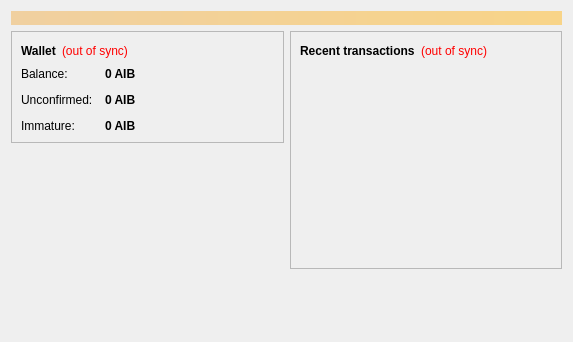
<?xml version="1.0" encoding="UTF-8"?>
<ui version="4.0">
 <class>OverviewPage</class>
 <widget class="QWidget" name="OverviewPage">
  <property name="geometry">
   <rect>
    <x>0</x>
    <y>0</y>
    <width>573</width>
    <height>342</height>
   </rect>
  </property>
  <property name="windowTitle">
   <string>Form</string>
  </property>
  <layout class="QVBoxLayout" name="topLayout">
   <item>
    <widget class="QLabel" name="labelAlerts">
     <property name="visible">
      <bool>false</bool>
     </property>
     <property name="styleSheet">
      <string notr="true">background-color: qlineargradient(x1: 0, y1: 0, x2: 1, y2: 0, stop:0 #F0D0A0, stop:1 #F8D488); color:#000000;</string>
     </property>
     <property name="wordWrap">
      <bool>true</bool>
     </property>
     <property name="margin">
      <number>3</number>
     </property>
    </widget>
   </item>
   <item>
    <layout class="QHBoxLayout" name="horizontalLayout" stretch="1,1">
     <item>
      <layout class="QVBoxLayout" name="verticalLayout_2">
       <item>
        <widget class="QFrame" name="frame">
         <property name="frameShape">
          <enum>QFrame::StyledPanel</enum>
         </property>
         <property name="frameShadow">
          <enum>QFrame::Raised</enum>
         </property>
         <layout class="QVBoxLayout" name="verticalLayout_4">
          <item>
           <layout class="QHBoxLayout" name="horizontalLayout_4">
            <item>
             <widget class="QLabel" name="label_5">
              <property name="font">
               <font>
                <weight>75</weight>
                <bold>true</bold>
               </font>
              </property>
              <property name="text">
               <string>Wallet</string>
              </property>
             </widget>
            </item>
            <item>
             <widget class="QLabel" name="labelWalletStatus">
              <property name="toolTip">
               <string>The displayed information may be out of date. Your wallet automatically synchronizes with the CADIsoCash network after a connection is established, but this process has not completed yet.</string>
              </property>
              <property name="styleSheet">
               <string notr="true">QLabel { color: red; }</string>
              </property>
              <property name="text">
               <string notr="true">(out of sync)</string>
              </property>
              <property name="alignment">
               <set>Qt::AlignLeading|Qt::AlignLeft|Qt::AlignVCenter</set>
              </property>
             </widget>
            </item>
            <item>
             <spacer name="horizontalSpacer_2">
              <property name="orientation">
               <enum>Qt::Horizontal</enum>
              </property>
              <property name="sizeHint" stdset="0">
               <size>
                <width>40</width>
                <height>20</height>
               </size>
              </property>
             </spacer>
            </item>
           </layout>
          </item>
          <item>
           <layout class="QFormLayout" name="formLayout_2">
            <property name="fieldGrowthPolicy">
             <enum>QFormLayout::AllNonFixedFieldsGrow</enum>
            </property>
            <property name="horizontalSpacing">
             <number>12</number>
            </property>
            <property name="verticalSpacing">
             <number>12</number>
            </property>
            <item row="0" column="0">
             <widget class="QLabel" name="label">
              <property name="text">
               <string>Balance:</string>
              </property>
             </widget>
            </item>
            <item row="0" column="1">
             <widget class="QLabel" name="labelBalance">
              <property name="font">
               <font>
                <weight>75</weight>
                <bold>true</bold>
               </font>
              </property>
              <property name="cursor">
               <cursorShape>IBeamCursor</cursorShape>
              </property>
              <property name="toolTip">
               <string>Your current balance</string>
              </property>
              <property name="text">
               <string notr="true">0 AIB</string>
              </property>
              <property name="textInteractionFlags">
               <set>Qt::LinksAccessibleByMouse|Qt::TextSelectableByKeyboard|Qt::TextSelectableByMouse</set>
              </property>
             </widget>
            </item>
            <item row="1" column="0">
             <widget class="QLabel" name="label_3">
              <property name="text">
               <string>Unconfirmed:</string>
              </property>
             </widget>
            </item>
            <item row="1" column="1">
             <widget class="QLabel" name="labelUnconfirmed">
              <property name="font">
               <font>
                <weight>75</weight>
                <bold>true</bold>
               </font>
              </property>
              <property name="cursor">
               <cursorShape>IBeamCursor</cursorShape>
              </property>
              <property name="toolTip">
               <string>Total of transactions that have yet to be confirmed, and do not yet count toward the current balance</string>
              </property>
              <property name="text">
               <string notr="true">0 AIB</string>
              </property>
              <property name="textInteractionFlags">
               <set>Qt::LinksAccessibleByMouse|Qt::TextSelectableByKeyboard|Qt::TextSelectableByMouse</set>
              </property>
             </widget>
            </item>
            <item row="2" column="0">
             <widget class="QLabel" name="labelImmatureText">
              <property name="text">
               <string>Immature:</string>
              </property>
             </widget>
            </item>
            <item row="2" column="1">
             <widget class="QLabel" name="labelImmature">
              <property name="font">
               <font>
                <weight>75</weight>
                <bold>true</bold>
               </font>
              </property>
              <property name="toolTip">
               <string>Mined balance that has not yet matured</string>
              </property>
              <property name="text">
               <string notr="true">0 AIB</string>
              </property>
              <property name="textInteractionFlags">
               <set>Qt::LinksAccessibleByMouse|Qt::TextSelectableByKeyboard|Qt::TextSelectableByMouse</set>
              </property>
             </widget>
            </item>
           </layout>
          </item>
         </layout>
        </widget>
       </item>
       <item>
        <spacer name="verticalSpacer">
         <property name="orientation">
          <enum>Qt::Vertical</enum>
         </property>
         <property name="sizeHint" stdset="0">
          <size>
           <width>20</width>
           <height>40</height>
          </size>
         </property>
        </spacer>
       </item>
      </layout>
     </item>
     <item>
      <layout class="QVBoxLayout" name="verticalLayout_3">
       <item>
        <widget class="QFrame" name="frame_2">
         <property name="frameShape">
          <enum>QFrame::StyledPanel</enum>
         </property>
         <property name="frameShadow">
          <enum>QFrame::Raised</enum>
         </property>
         <layout class="QVBoxLayout" name="verticalLayout">
          <item>
           <layout class="QHBoxLayout" name="horizontalLayout_2">
            <item>
             <widget class="QLabel" name="label_4">
              <property name="text">
               <string>&lt;b&gt;Recent transactions&lt;/b&gt;</string>
              </property>
             </widget>
            </item>
            <item>
             <widget class="QLabel" name="labelTransactionsStatus">
              <property name="toolTip">
               <string>The displayed information may be out of date. Your wallet automatically synchronizes with the CADIsoCash network after a connection is established, but this process has not completed yet.</string>
              </property>
              <property name="styleSheet">
               <string notr="true">QLabel { color: red; }</string>
              </property>
              <property name="text">
               <string notr="true">(out of sync)</string>
              </property>
              <property name="alignment">
               <set>Qt::AlignRight|Qt::AlignTrailing|Qt::AlignVCenter</set>
              </property>
             </widget>
            </item>
            <item>
             <spacer name="horizontalSpacer">
              <property name="orientation">
               <enum>Qt::Horizontal</enum>
              </property>
              <property name="sizeHint" stdset="0">
               <size>
                <width>40</width>
                <height>20</height>
               </size>
              </property>
             </spacer>
            </item>
           </layout>
          </item>
          <item>
           <widget class="QListView" name="listTransactions">
            <property name="styleSheet">
             <string notr="true">QListView { background: transparent; }</string>
            </property>
            <property name="frameShape">
             <enum>QFrame::NoFrame</enum>
            </property>
            <property name="verticalScrollBarPolicy">
             <enum>Qt::ScrollBarAlwaysOff</enum>
            </property>
            <property name="horizontalScrollBarPolicy">
             <enum>Qt::ScrollBarAlwaysOff</enum>
            </property>
            <property name="selectionMode">
             <enum>QAbstractItemView::NoSelection</enum>
            </property>
           </widget>
          </item>
         </layout>
        </widget>
       </item>
       <item>
        <spacer name="verticalSpacer_2">
         <property name="orientation">
          <enum>Qt::Vertical</enum>
         </property>
         <property name="sizeHint" stdset="0">
          <size>
           <width>20</width>
           <height>40</height>
          </size>
         </property>
        </spacer>
       </item>
      </layout>
     </item>
    </layout>
   </item>
  </layout>
 </widget>
 <resources/>
 <connections/>
</ui>
